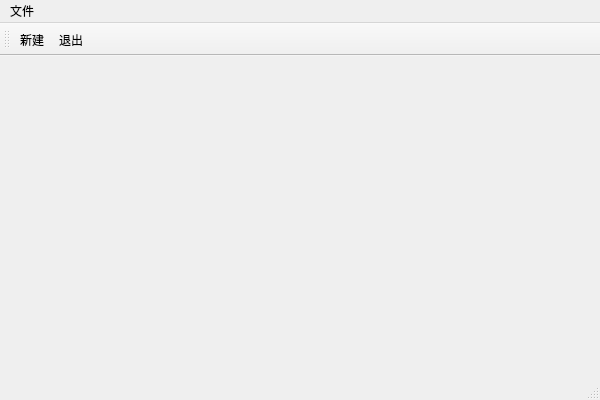
<?xml version="1.0" encoding="UTF-8"?>
<ui version="4.0">
 <class>mainWindowClass</class>
 <widget class="QMainWindow" name="mainWindowClass">
  <property name="geometry">
   <rect>
    <x>0</x>
    <y>0</y>
    <width>600</width>
    <height>400</height>
   </rect>
  </property>
  <property name="windowTitle">
   <string>mainWindow</string>
  </property>
  <widget class="QWidget" name="centralWidget"/>
  <widget class="QMenuBar" name="menuBar">
   <property name="geometry">
    <rect>
     <x>0</x>
     <y>0</y>
     <width>600</width>
     <height>26</height>
    </rect>
   </property>
   <widget class="QMenu" name="menu">
    <property name="title">
     <string>文件</string>
    </property>
    <addaction name="actionNew"/>
   </widget>
   <addaction name="menu"/>
  </widget>
  <widget class="QToolBar" name="mainToolBar">
   <attribute name="toolBarArea">
    <enum>TopToolBarArea</enum>
   </attribute>
   <attribute name="toolBarBreak">
    <bool>false</bool>
   </attribute>
   <addaction name="actionNew"/>
   <addaction name="actionExit"/>
  </widget>
  <widget class="QStatusBar" name="statusBar"/>
  <action name="actionNew">
   <property name="text">
    <string>新建</string>
   </property>
  </action>
  <action name="actionExit">
   <property name="text">
    <string>退出</string>
   </property>
  </action>
 </widget>
 <layoutdefault spacing="6" margin="11"/>
 <resources>
  <include location="mainwindow.qrc"/>
 </resources>
 <connections/>
</ui>
